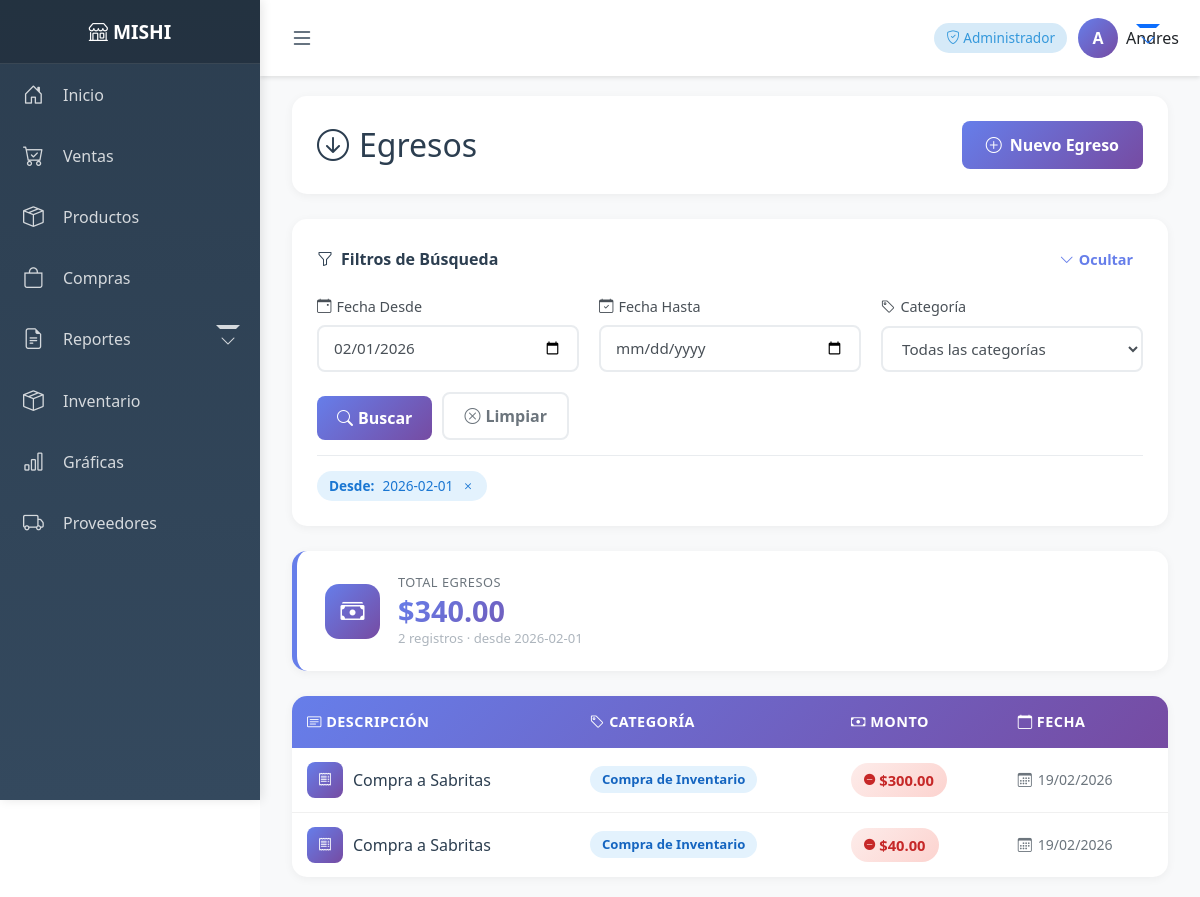
Screenshot of /inventario/egresos/ (signed in) with the database file from the repository.
### inventario/models.py (models this page shows, shortened)
class Egreso(models.Model):
    negocio = models.ForeignKey(Negocio, on_delete=models.CASCADE)
    descripcion = models.CharField(max_length=255)
    monto = models.DecimalField(max_digits=10, decimal_places=2)
    categoria = models.CharField(max_length=100)
    fecha = models.DateTimeField(auto_now_add=True)

### inventario/views.py (the view)
# urls.py: path("egresos/", lista_egresos, name="egresos"),
@login_required
def lista_egresos(request):
    negocio = get_negocio_activo(request)
    hoy = date.today()
    fecha_desde_str = request.GET.get("fecha_desde", hoy.strftime("%Y-%m-01"))
    fecha_hasta_str = request.GET.get("fecha_hasta", "")
    categoria_filtro = request.GET.get("categoria", "")
    try:
        fecha_desde = datetime.strptime(fecha_desde_str, "%Y-%m-%d").date()
    except (ValueError, TypeError):
        fecha_desde = hoy.replace(day=1)
    try:
        fecha_hasta = datetime.strptime(fecha_hasta_str, "%Y-%m-%d").date() if fecha_hasta_str else None
    except (ValueError, TypeError):
        fecha_hasta = None
    egresos = Egreso.objects.filter(
        negocio=negocio,
        fecha__gte=fecha_desde,
    ).order_by("-fecha")
    if fecha_hasta:
        egresos = egresos.filter(fecha__lte=fecha_hasta)
    if categoria_filtro:
        egresos = egresos.filter(categoria=categoria_filtro)
    total_egresos = sum(e.monto for e in egresos)
    categorias = (
        Egreso.objects.filter(negocio=negocio)
        .values_list("categoria", flat=True)
        .distinct()
        .order_by("categoria")
    )
    return render(request, "inventario/lista_egresos.html", {
        "egresos": egresos,
        "total_egresos": total_egresos,
        "categorias": categorias,
        "fecha_desde": fecha_desde_str,
        "fecha_hasta": fecha_hasta_str,
        "categoria_filtro": categoria_filtro,
    })

### negocios/utils.py (called while the page is built)
def get_negocio_activo(request):
    negocio_id = request.session.get("negocio_id")
    if negocio_id:
        try:
            return Negocio.objects.filter(id=negocio_id).first()
        except Negocio.DoesNotExist:
            return None
    return None

### usuarios/context_processors.py (called while the page is built)
def rol_usuario_context(request):
    rol = None
    if request.user.is_authenticated:
        negocio_id = request.session.get("negocio_id")
        if negocio_id:
            relacion = UsuarioNegocio.objects.filter(
                usuario=request.user,
                negocio_id=negocio_id
            ).first()
            if relacion:
                rol = relacion.rol
    return {
        'rol_usuario': rol
    }

### inventario/templates/inventario/lista_egresos.html (shortened to what this page needs)
{% extends 'base.html' %}
{% block content %}
<div class="container-fluid">
    <div class="page-header">
        <h2>
            <i class="bi bi-arrow-down-circle"></i>
            Egresos
        </h2>
        <a href="{% url 'nuevo_egreso' %}" class="btn-add">
            <i class="bi bi-plus-circle"></i>
            Nuevo Egreso
        </a>
    </div>
    <div class="filters-card">
        <div class="filters-header">
            <h5>
                <i class="bi bi-funnel"></i>
                Filtros de Búsqueda
            </h5>
            <button class="toggle-filters" onclick="toggleFilters()">
                <i class="bi bi-chevron-down" id="toggleIcon"></i>
                <span id="toggleText">Ocultar</span>
            </button>
        </div>
        <form method="GET" action="{% url 'lista_egresos' %}" id="filterForm">
            <div class="filters-content" id="filtersContent">
                <div class="filter-group">
                    <label for="fecha_desde">
                        <i class="bi bi-calendar-event"></i>
                        Fecha Desde
                    </label>
                    <input
                        type="date"
                        id="fecha_desde"
                        name="fecha_desde"
                        class="filter-input"
                        value="{{ fecha_desde }}"
                    >
                </div>
                <div class="filter-group">
                    <label for="fecha_hasta">
                        <i class="bi bi-calendar-check"></i>
                        Fecha Hasta
                    </label>
                    <input
                        type="date"
                        id="fecha_hasta"
                        name="fecha_hasta"
                        class="filter-input"
                        value="{{ fecha_hasta }}"
                    >
                </div>
                <div class="filter-group">
                    <label for="categoria">
                        <i class="bi bi-tag"></i>
                        Categoría
                    </label>
                    <select name="categoria" id="categoria" class="filter-input">
                        <option value="">Todas las categorías</option>
                    </select>
                </div>
                <div class="filter-actions">
                    <button type="submit" class="btn-filter">
                        <i class="bi bi-search"></i>
                        Buscar
                    </button>
                    <a href="{% url 'lista_egresos' %}" class="btn-clear">
                        <i class="bi bi-x-circle"></i>
                        Limpiar
                    </a>
                </div>
            </div>
            {% if fecha_desde or fecha_hasta or categoria_filtro %}
            <div class="active-filters">
                {% if fecha_desde %}
                <span class="filter-tag">
                    <strong>Desde:</strong> {{ fecha_desde }}
                    <i class="bi bi-x" onclick="removeFilter('fecha_desde')"></i>
                </span>
                {% endif %}
            </div>
            {% endif %}
        </form>
    </div>
    <div class="summary-card">
        <div class="summary-icon">
            <i class="bi bi-cash-stack"></i>
        </div>
        <div class="summary-content">
            <span class="summary-label">Total Egresos</span>
            <span class="summary-value">${{ total_egresos|floatformat:2 }}</span>
            <span class="summary-sub">
                {{ egresos|length }} registro{% if egresos|length != 1 %}s{% endif %}
                {% if fecha_desde %} · desde {{ fecha_desde }}{% endif %}
            </span>
        </div>
    </div>
    {% if egresos %}
    <div class="table-card">
        <div class="table-responsive">
            <table class="egresos-table">
                <thead>
                    <tr>
                        <th><i class="bi bi-card-text"></i> Descripción</th>
                        <th><i class="bi bi-tag"></i> Categoría</th>
                        <th><i class="bi bi-cash"></i> Monto</th>
                        <th><i class="bi bi-calendar"></i> Fecha</th>
                    </tr>
                </thead>
                <tbody>
                    {% for e in egresos %}
                    <tr>
                        <td>
                            <div class="desc-cell">
                                <div class="desc-icon">
                                    <i class="bi bi-receipt"></i>
                                </div>
                                <span class="desc-text">{{ e.descripcion }}</span>
                            </div>
                        </td>
                        <td>
                            <span class="categoria-badge" data-categoria="{{ e.categoria }}">
                                {{ e.categoria }}
                            </span>
                        </td>
                        <td>
                            <span class="monto-badge">
                                <i class="bi bi-dash-circle-fill" style="font-size:0.7rem;"></i>
                                ${{ e.monto|floatformat:2 }}
                            </span>
                        </td>
                        <td>
                            <span class="fecha-text">
                                <i class="bi bi-calendar3"></i>
                                {{ e.fecha|date:"d/m/Y" }}
                            </span>
                        </td>
                    </tr>
                    {% endfor %}
                </tbody>
            </table>
        </div>
    </div>
    {% endif %}
</div>
{% endblock %}

### templates/base.html (shortened to what this page needs)
<!DOCTYPE html>
<html lang="es">
<head>
    <link href="https://cdn.jsdelivr.net/npm/bootstrap@5.3.0/dist/css/bootstrap.min.css" rel="stylesheet">
    <link rel="stylesheet" href="https://cdn.jsdelivr.net/npm/bootstrap-icons@1.11.0/font/bootstrap-icons.css">
</head>
<body>
    <nav class="sidebar" id="sidebar">
        <div class="sidebar-header">
            <h4><i class="bi bi-shop"></i> <span class="menu-text">MISHI</span></h4>
        </div>
        <ul class="sidebar-menu">
            <li>
                <a href="/">
                    <i class="bi bi-house-door"></i>
                    <span class="menu-text">Inicio</span>
                </a>
            </li>
            <li>
                <a href="{% url 'nueva_venta' %}">
                    <i class="bi bi-cart-check"></i>
                    <span class="menu-text">Ventas</span>
                </a>
            </li>
            {% if rol_usuario == 'ADMIN' or rol_usuario == 'ALMACEN_ADMIN' %}
            <li>
                <a href="{% url 'lista_productos' %}">
                    <i class="bi bi-box-seam"></i>
                    <span class="menu-text">Productos</span>
                </a>
            </li>
            {% endif %}
            {% if rol_usuario == 'ADMIN' or rol_usuario == 'ALMACEN_ADMIN' %}
            <li>
                <a href="{% url 'lista_compras' %}">
                    <i class="bi bi-bag"></i>
                    <span class="menu-text">Compras</span>
                </a>
            </li>
            {% endif %}
            {% if rol_usuario == 'ADMIN' or rol_usuario == 'ALMACEN_ADMIN' %}
            <li>
                <a href="#" class="dropdown-toggle" onclick="toggleSubmenu(event, 'submenu-reportes')">
                    <i class="bi bi-file-earmark-text"></i>
                    <span class="menu-text">Reportes</span>
                </a>
            </li>
            {% endif %}
            {% if rol_usuario == 'ADMIN' or rol_usuario == 'ALMACEN_ADMIN' %}
            <li>
                <a href="{% url 'inventario' %}">
                <i class="bi bi-box-seam"></i>
                    <span class="menu-text">Inventario</span>
                </a>
            </li>
            {% endif %}
            {% if rol_usuario == 'ADMIN' or rol_usuario == 'ALMACEN_ADMIN' %}
            <li>
                <a href="{% url 'graficas' %}">
                    <i class="bi bi-bar-chart"></i>
                    <span class="menu-text">Gráficas</span>
                </a>
            </li>
            {% endif %}
            {% if rol_usuario == 'ADMIN' or rol_usuario == 'ALMACEN_ADMIN' %}
            <li>
                <a href="{% url 'lista_proveedores' %}">
                    <i class="bi bi-truck"></i>
                    <span class="menu-text">Proveedores</span>
                </a>
            </li>
            {% endif %}
    </nav>
    <div class="main-content">
        <div class="top-navbar">
            <button class="toggle-btn" onclick="toggleSidebar()">
                <i class="bi bi-list"></i>
            </button>
            <div class="user-info">
                {% if user.is_authenticated %}
                    <span class="role-badge">
                        {% if rol_usuario == 'ADMIN' %}
                            <i class="bi bi-shield-check"></i> Administrador
                        {% elif rol_usuario == 'VENDEDOR' %}
                            <i class="bi bi-person-badge"></i> Vendedor
                        {% elif rol_usuario == 'ALMACEN' %}
                            <i class="bi bi-boxes"></i> Almacén
                        {% elif rol_usuario == 'ALMACEN_ADMIN' %}
                            <i class="bi bi-shield-fill-check"></i> Almacén Admin
                        {% endif %}
                    </span>
                    <div class="dropdown">
                        <button class="btn btn-link text-decoration-none dropdown-toggle d-flex align-items-center p-0" type="button" data-bs-toggle="dropdown">
                            <div class="user-avatar">
                                {{ user.username|slice:":1"|upper }}
                            </div>
                            <span class="ms-2 text-dark">{{ user.username }}</span>
                        </button>
                    </div>
                {% else %}
                    <a href="/login/" class="btn btn-primary btn-sm">
                        <i class="bi bi-box-arrow-in-right"></i> <span class="d-none d-sm-inline">Iniciar Sesión</span>
                    </a>
                {% endif %}
            </div>
        </div>
        <div class="content-wrapper">
            {% block content %}{% endblock %}
        </div>
    </div>
</body>
</html>

### templates/base.html (style rules this page uses)
.btn-add { padding: 12px 24px; background: linear-gradient(135deg, #667eea 0%, #764ba2 100%); color: white; border: none; border-radius: 8px; font-weight: 600; cursor: pointer; transition: all 0.3s; text-decoration: none; display: flex; align-items: center; gap: 8px; }
:root { --sidebar-width: 260px; --sidebar-collapsed-width: 70px; }
* { margin: 0; padding: 0; box-sizing: border-box; }
body { font-family: 'Segoe UI', Tahoma, Geneva, Verdana, sans-serif; overflow-x: hidden; }
.sidebar { position: fixed; top: 0; left: 0; height: 100vh; width: var(--sidebar-width); background: linear-gradient(180deg, #2c3e50 0%, #34495e 100%); color: white; transition: all 0.3s ease; overflow-y: auto; overflow-x: hidden; z-index: 1000; box-shadow: 2px 0 10px rgba(0,0,0,0.1); }
.sidebar-header { padding: 20px; text-align: center; border-bottom: 1px solid rgba(255,255,255,0.1); background: rgba(0,0,0,0.2); }
.sidebar-header h4 { margin: 0; font-size: 1.2rem; font-weight: 600; }
.sidebar-menu { list-style: none; padding: 0; margin: 0; }
.sidebar-menu li { position: relative; }
.sidebar-menu a { display: flex; align-items: center; padding: 15px 20px; color: rgba(255,255,255,0.8); text-decoration: none; transition: all 0.3s; border-left: 3px solid transparent; }
.sidebar-menu a i { font-size: 1.3rem; min-width: 30px; }
.sidebar-menu a .menu-text { margin-left: 10px; white-space: nowrap; }
.dropdown-toggle::after { content: '\f282'; font-family: 'bootstrap-icons'; position: absolute; right: 20px; transition: transform 0.3s; }
.main-content { margin-left: var(--sidebar-width); transition: margin-left 0.3s ease; min-height: 100vh; background: #f8f9fa; }
.top-navbar { background: white; padding: 15px 20px; box-shadow: 0 2px 4px rgba(0,0,0,0.1); display: flex; justify-content: space-between; align-items: center; position: sticky; top: 0; z-index: 100; }
.toggle-btn { background: none; border: none; font-size: 1.5rem; color: #2c3e50; cursor: pointer; padding: 5px 10px; }
.user-info { display: flex; align-items: center; gap: 10px; }
.user-avatar { width: 40px; height: 40px; border-radius: 50%; background: linear-gradient(135deg, #667eea 0%, #764ba2 100%); display: flex; align-items: center; justify-content: center; color: white; font-weight: bold; flex-shrink: 0; }
.content-wrapper { padding: 20px; }
.role-badge { background: rgba(52, 152, 219, 0.2); color: #3498db; padding: 5px 12px; border-radius: 20px; font-size: 0.85rem; font-weight: 500; white-space: nowrap; }
.page-header { background: white; border-radius: 15px; padding: 25px; margin-bottom: 25px; box-shadow: 0 2px 10px rgba(0,0,0,0.05); display: flex; justify-content: space-between; align-items: center; flex-wrap: wrap; gap: 15px; }
.page-header h2 { color: #2c3e50; margin: 0; display: flex; align-items: center; gap: 10px; }
.table-responsive { overflow-x: auto; border-radius: 8px; overflow: hidden; }

### rows the page displays
Egreso: descripcion "Compra a Sabritas", categoria "Compra de Inventario", monto "300.00", fecha "19/02/2026"
Egreso: descripcion "Compra a Sabritas", categoria "Compra de Inventario", monto "40.00", fecha "19/02/2026"

### other values shown
{{ user.username|slice:":1"|upper }} "A"
{{ user.username }} "Andres"
{{ fecha_desde }} "2026-02-01"
{{ total_egresos|floatformat:2 }} "340.00"
{{ egresos|length }} "2"
